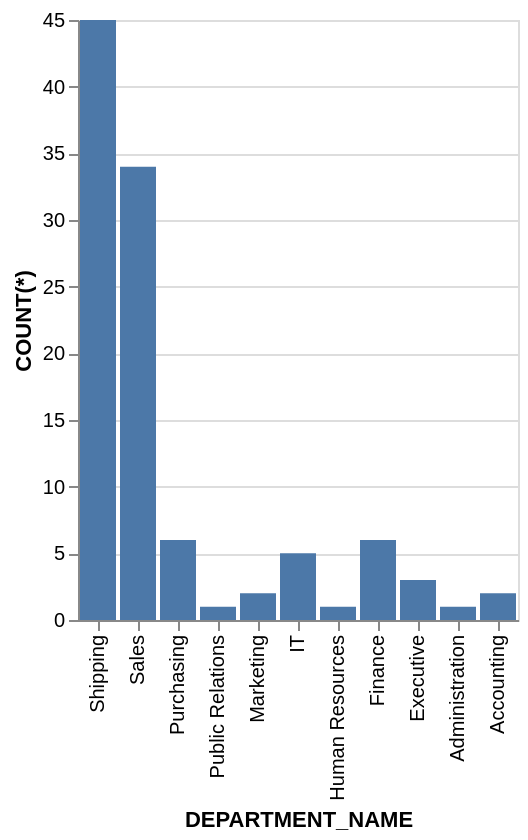

The Vega-Lite source for this figure:
### Vega-Lite specification from a JSON file in a GitHub repository (floating-point values rounded to 4 significant figures)
{"data": {"values": [{"x_data": "Shipping", "y_data": 45}, {"x_data": "Sales", "y_data": 34}, {"x_data": "Purchasing", "y_data": 6}, {"x_data": "Public Relations", "y_data": 1}, {"x_data": "Marketing", "y_data": 2}, {"x_data": "IT", "y_data": 5}, {"x_data": "Human Resources", "y_data": 1}, {"x_data": "Finance", "y_data": 6}, {"x_data": "Executive", "y_data": 3}, {"x_data": "Administration", "y_data": 1}, {"x_data": "Accounting", "y_data": 2}]}, "mark": "bar", "encoding": {"x": {"field": "x_data", "type": "nominal", "title": "DEPARTMENT_NAME", "sort": "descending"}, "y": {"field": "y_data", "type": "quantitative", "title": "COUNT(*)"}}}
